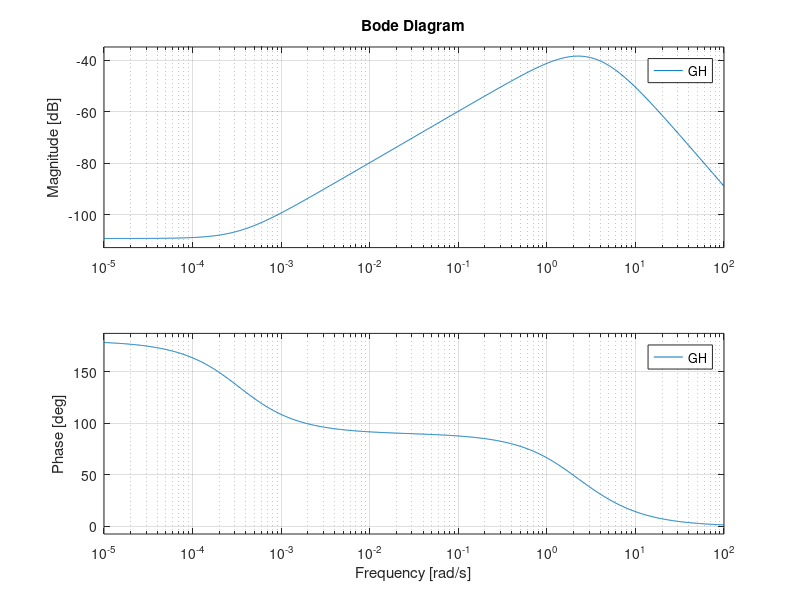

Here is the MATLAB script that generated this plot:
A = [0 1 0 0;0 -2.2626 -0.3963 0.0082;0 0 0 1;0 3.5649 16.0655 -0.3324];
B = [0;0.2263;0;-0.3565];
C = [1 0 0 0];
D = 0;
[b,a] = ss2tf(A,B,C,D);
GH = tf(b , a);
%nyquist(GH)
bode(GH)
[Gm,Pm,Wcg,Wcp] = margin(GH)
%%
A = [0 1 0 0;0 -2.2626 -0.3963 0.0082;0 0 0 1;0 3.5649 16.0655 -0.3324];
B = [0;0.2263;0;-0.3565];
C = [0 0 1 0];
D = 0;
[b,a] = ss2tf(A,B,C,D);
GH = tf(b , a);
%nyquist(GH)
bode(GH)
[Gm,Pm,Wcg,Wcp] = margin(GH)